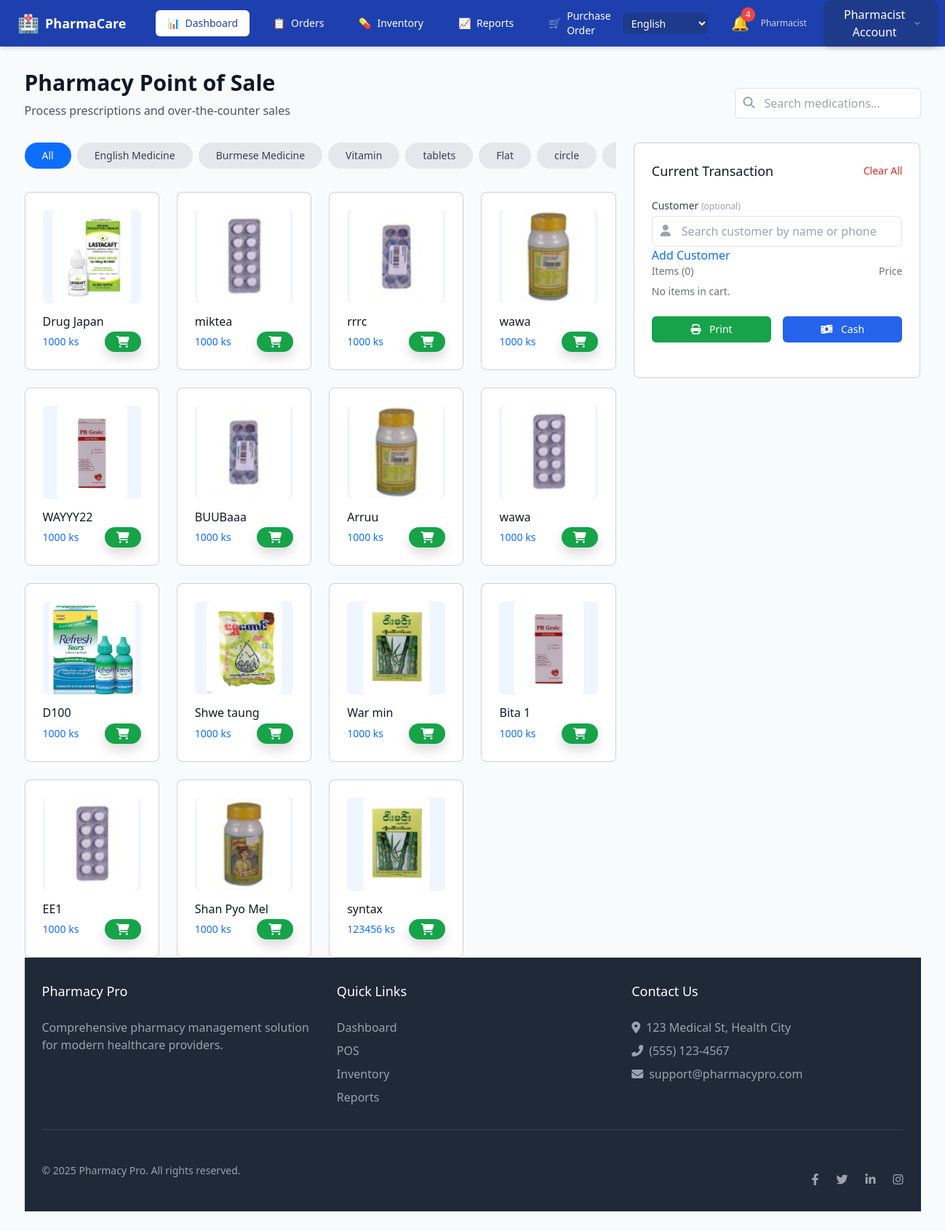
Page /en/order_view/ (signed in) on the committed database.
### ourapp/models.py (models this page shows, shortened)
class Category(models.Model):
    name = models.CharField(max_length=100, unique=True, verbose_name=_("Name"))
    description = models.TextField(blank=True, null=True, verbose_name=_("Description"))

class Item(models.Model):
    category = models.ForeignKey(Category, on_delete=models.CASCADE, verbose_name=_("Category"))
    item_photo = models.ImageField(upload_to='photos', verbose_name=_("Photo"))
    primary_supplier = models.ForeignKey(Supplier, on_delete=models.CASCADE, blank=True, null=True, verbose_name=_("Primary Supplier"))
    strength = models.CharField(max_length=50, blank=True, null=True, verbose_name=_("Strength"))
    item_name = models.CharField(max_length=255, verbose_name=_("Item Name"))
    item_quantity = models.PositiveIntegerField(verbose_name=_("Quantity"))
    item_price = models.PositiveIntegerField(verbose_name=_("Selling Price"))
    purcharse_price = models.PositiveIntegerField(default=0, verbose_name=_("Purchase Price"))
    reorder_level = models.PositiveIntegerField(default=0, blank=True, null=True, verbose_name=_("Reorder Level"))
    item_description = models.TextField(verbose_name=_("Description"))
    exp_date = models.DateField(verbose_name=_("Expiry Date"))
    brand_name = models.CharField(max_length=255, blank=True, null=True, verbose_name=_("Brand Name"))
    batch_number = models.CharField(max_length=100, blank=True, null=True, verbose_name=_("Batch Number"))
    stock_minimum = models.PositiveIntegerField(default=10, verbose_name=_("Minimum Stock"))
    is_limited = models.BooleanField(default=False, verbose_name=_("Limited Stock"))
    max_quantity = models.PositiveIntegerField(default=5, verbose_name=_("Maximum Quantity"))
    last_ordered = models.DateField(blank=True, null=True, verbose_name=_("Last Ordered"))

### ourapp/views.py (the view)
# urls.py: path('order_view/', order_view, name='order_view'),
@login_required
def order_view(request):
    if request.user.userprofile.role != 'pharmacist':
        messages.error(request, "You do not have permission to access this page.")
        return redirect('pharmacist_dashboard')
    category_id = request.GET.get('cid')
    categories = Category.objects.all()
    if category_id:
        items = Item.objects.filter(category_id=category_id).order_by('-id')
    else:
        items = Item.objects.all().order_by('-id')
    context = {
        'categories': categories,
        'items': items,
    }
    return render(request, 'POS.html', context)

### templates/POS.html (shortened to what this page needs)
{% load i18n %}
<!DOCTYPE html>
<html lang="en">
<head>
    {% load i18n %}
    <link rel="stylesheet" href="https://cdnjs.cloudflare.com/ajax/libs/font-awesome/6.4.0/css/all.min.css">
    <script src="https://cdn.tailwindcss.com"></script>
    <link href="https://cdn.jsdelivr.net/npm/bootstrap@5.3.0/dist/css/bootstrap.min.css" rel="stylesheet">
    <div class="position-fixed top-0 end-0 p-3" style="z-index: 1100">
    </div>
</head>
<body class="bg-gray-50 flex flex-col min-h-screen">
    {% if user.userprofile.role == 'pharmacist' %}
    <nav class="bg-[#1e40af] text-white shadow-md">
        <div class="mx-auto px-4 sm:px-6 lg:px-8">
            <div class="flex items-center justify-between h-16">
                <div class="flex items-center">
                    <div class="flex-shrink-0 flex items-center">
                        <span class="text-2xl mr-2">🏥</span>
                        <span class="font-semibold text-lg">{% trans "PharmaCare" %}</span>
                    </div>
                    <div class="hidden md:block">
                        <div class="ml-10 flex items-baseline space-x-4">
                            <a href="#" class="px-3 py-2 rounded-md text-sm font-medium bg-white text-[#1e40af] flex items-center">
                                <span class="mr-2">📊</span> {% trans "Dashboard" %}
                            </a>
                            <a href="{% url 'order_view' %}" class="px-3 py-2 rounded-md text-sm font-medium hover:bg-[#3b82f6] hover:bg-opacity-20 flex items-center">
                                <span class="mr-2">📋</span> {% trans "Orders" %}
                            </a>
                            <a href="{% url 'inventory_view' %}" class="px-3 py-2 rounded-md text-sm font-medium hover:bg-[#3b82f6] hover:bg-opacity-20 flex items-center">
                                <span class="mr-2">💊</span> {% trans "Inventory" %}
                            </a>
                            <a href="{% url 'report_view' %}" class="px-3 py-2 rounded-md text-sm font-medium hover:bg-[#3b82f6] hover:bg-opacity-20 flex items-center">
                                <span class="mr-2">📈</span> {% trans "Reports" %}
                            </a>
                            <a href="{% url 'purchaseorder_view' %}" class="px-3 py-2 rounded-md text-sm font-medium hover:bg-[#3b82f6] hover:bg-opacity-20 flex items-center">
                                <span class="mr-2">🛒</span> {% trans "Purchase Order" %}
                            </a>
                        </div>
                    </div>
                </div>
                <form action="{% url 'set_language' %}" method="post" class="mr-4">
                    <select name="language" onchange="this.form.submit()" class="bg-[#1e3a8a] text-white border-none rounded px-2 py-1 text-sm">
                        {% get_current_language as LANGUAGE_CODE %}
                        {% get_available_languages as LANGUAGES %}
                        {% get_language_info_list for LANGUAGES as languages %}
                        {% for language in languages %}
                            <option value="{{ language.code }}" {% if language.code == LANGUAGE_CODE %}selected{% endif %}>
                                {{ language.name_local }}
                            </option>
                        {% endfor %}
                    </select>
                </form>
                <div class="flex items-center">
                    <div class="ml-3 relative">
                        <button id="notif-bell" class="p-1 rounded-full text-white focus:outline-none relative hover:bg-[#3b82f6] hover:bg-opacity-20">
                            <span class="text-xl">🔔</span>
                            {% if expiring_items %}
                            <span class="absolute -top-1 -right-1 bg-[#ef4444] text-white text-xs rounded-full px-1.5 py-0.5">
                                {{ expiring_items|length }}
                            </span>
                            {% endif %}
                        </button>
                    </div>
                    <div class="ml-3 relative">
                        <div class="flex items-center">
                            <div class="text-sm mr-3 hidden md:block">
                                <div class="text-gray-300 text-xs">{% trans "Pharmacist" %}</div>
                            </div>
                            <div class="ml-3 relative">
                                <button id="user-menu-button" class="flex items-center space-x-2 bg-[#1e3a8a] hover:bg-[#1e40af] text-white px-4 py-2 rounded-lg transition-all shadow-md hover:shadow-lg">
                                    {% trans "Pharmacist Account" %}
                                    <svg class="ml-2 w-4 h-4" fill="none" stroke="currentColor" stroke-width="2" viewBox="0 0 24 24">
                                        <path d="M19 9l-7 7-7-7" stroke-linecap="round" stroke-linejoin="round" />
                                    </svg>
                                </button>
                            </div>
                        </div>
                    </div>
                </div>
            </div>
        </div>
    </nav>
    {% else %}
    {{ user.userprofile.role }}
    {% endif %}
    <div class="max-w-7xl mx-auto px-4 sm:px-6 lg:px-8 py-8 flex-grow">
        <div class="mb-8 flex flex-col md:flex-row justify-between items-start md:items-center">
            <div>
                <h1 class="text-3xl font-bold text-gray-900">{% trans "Pharmacy Point of Sale" %}</h1>
                <p class="mt-2 text-gray-600">{% trans "Process prescriptions and over-the-counter sales" %}</p>
            </div>
            <div class="mt-4 md:mt-0 relative">
                <div class="relative">
                    <input type="text" placeholder="{% trans 'Search medications...' %}"
                        class="search-input pl-10 pr-4 py-2 border border-gray-300 rounded-md focus:outline-none focus:ring-2 focus:ring-primary focus:border-primary w-full md:w-64">
                    <i class="fas fa-search search-icon absolute left-3 top-3 text-gray-400"></i>
                </div>
            </div>
        </div>
        <div class="grid grid-cols-1 lg:grid-cols-3 gap-6">
            <div class="lg:col-span-2">
                <div class="mb-6">
                    <div class="flex overflow-x-auto pb-2 space-x-2">
                        <a href="/order_view/" id="trigger-all"
                            class="px-4 py-2 bg-primary text-white rounded-full text-sm font-medium whitespace-nowrap">
                            {% trans "All" %}
                        </a>
                        {% for i in categories %}
                        <a href="/order_view/?cid={{i.id}}"
                            class="data-category px-4 py-2 bg-gray-200 text-gray-700 rounded-full text-sm font-medium whitespace-nowrap hover:bg-gray-300">
                            {{ i.name }}
                        </a>
                        {% endfor %}
                    </div>
                </div>
                <div class="grid grid-cols-2 md:grid-cols-3 lg:grid-cols-4 gap-4">
                    {% for item in items %}
                    <div class="card bg-white rounded-lg overflow-hidden">
                        <div class="p-4">
                            <div class="h-32 bg-blue-50 rounded-md flex items-center justify-center mb-3">
                                {% if item.item_photo %}
                                    <img src="{{ item.item_photo.url }}" alt="{{ item.item_name }}" class="h-full object-contain rounded">
                                {% else %}
                                    <i class="fas fa-pills text-blue-500 text-4xl"></i>
                                {% endif %}
                            </div>
                            <h3 class="text-md font-medium text-gray-900 mb-1">{{ item.item_name }}</h3>
                            <div class="Product flex justify-between items-center" data-id="{{item.id}}"
                                data-name="{{item.item_name }}" data-price="{{item.item_price}}">
                                <span class="text-sm font-medium text-primary">{{ item.item_price }} {% trans "ks" %}</span>
                                <a href=""
                                    class="add-to-cart flex items-center space-x-2 bg-green-600 hover:bg-green-700 text-white px-3 py-1.5 rounded-full shadow transition">
                                    <i class="fas fa-shopping-cart"></i>
                                </a>
                            </div>
                        </div>
                    </div>
                    {% endfor %}
                </div>
            </div>
            <div class="lg:col-span-1">
                <div class="card bg-white rounded-lg sticky top-4">
                    <div class="p-6">
                        <div class="flex items-center justify-between mb-4">
                            <h2 class="text-lg font-medium text-gray-900">{% trans "Current Transaction" %}</h2>
                            <button id="clear-cart" class="text-sm text-red-600 hover:text-red-900">{% trans "Clear All" %}</button>
                        </div>
                        <div class="mb-6">
                            <label for="customer-search" class="block text-sm font-medium text-gray-700 mb-1">
                                {% trans "Customer" %} <span class="text-gray-400 text-xs">({% trans "optional" %})</span>
                            </label>
                            <div class="relative">
                                <input type="text" id="customer-search" placeholder="{% trans 'Search customer by name or phone' %}"
                                    class="pl-10 pr-4 py-2 border border-gray-300 rounded-md w-full focus:ring-2 focus:ring-primary">
                                <i class="fas fa-user absolute left-3 top-3 text-gray-400"></i>
                            </div>
                            <a href="#" id="add-patient-btn" class="text-primary hover:text-darkblue">{% trans "Add Customer" %}</a>
                            <div class="mb-4">
                                <div class="flex justify-between text-sm text-gray-500 mb-2">
                                    <span id="cart-count-label">{% trans "Items" %} (0)</span>
                                    <span>{% trans "Price" %}</span>
                                </div>
                                <div class="space-y-3" id="cartpos">
                                </div>
                            </div>
                            <div class="grid grid-cols-2 gap-3">
                                <button id="print-btn"
                                    class="bg-green-600 hover:bg-green-700 text-white py-2 px-4 rounded-md text-sm font-medium transition">
                                    <i class="fas fa-print mr-2"></i> {% trans "Print" %}
                                </button>
                                <button id="cash-btn"
                                    class="bg-blue-600 hover:bg-blue-700 text-white py-2 px-4 rounded-md text-sm font-medium transition">
                                    <i class="fas fa-money-bill-wave mr-2"></i> {% trans "Cash" %}
                                </button>
                            </div>
                        </div>
                    </div>
                </div>
            </div>
        </div>
        <footer class="bg-gray-800 text-white py-8">
            <div class="max-w-7xl mx-auto px-4 sm:px-6 lg:px-8">
                <div class="grid grid-cols-1 md:grid-cols-3 gap-8">
                    <div>
                        <h3 class="text-lg font-medium mb-4">{% trans "Pharmacy Pro" %}</h3>
                        <p class="text-gray-400">{% trans "Comprehensive pharmacy management solution for modern healthcare providers." %}</p>
                    </div>
                    <div>
                        <h3 class="text-lg font-medium mb-4">{% trans "Quick Links" %}</h3>
                        <ul class="space-y-2">
                            <li><a href="pharmastic dashboard.html" class="text-gray-400 hover:text-white">{% trans "Dashboard" %}</a></li>
                            <li><a href="{% url 'order_view' %}" class="text-gray-400 hover:text-white">{% trans "POS" %}</a></li>
                            <li><a href="{% url 'inventory_view' %}" class="text-gray-400 hover:text-white">{% trans "Inventory" %}</a></li>
                            <li><a href="{% url 'report_view' %}" class="text-gray-400 hover:text-white">{% trans "Reports" %}</a></li>
                        </ul>
                    </div>
                    <div>
                        <h3 class="text-lg font-medium mb-4">{% trans "Contact Us" %}</h3>
                        <ul class="space-y-2">
                            <li class="flex items-center text-gray-400"><i class="fas fa-map-marker-alt mr-2"></i> {% trans "123 Medical St, Health City" %}</li>
                            <li class="flex items-center text-gray-400"><i class="fas fa-phone-alt mr-2"></i> (555) 123-4567</li>
                            <li class="flex items-center text-gray-400"><i class="fas fa-envelope mr-2"></i> support@pharmacypro.com</li>
                        </ul>
                    </div>
                </div>
                <div class="border-t border-gray-700 mt-8 pt-8 flex flex-col md:flex-row justify-between items-center">
                    <p class="text-gray-400 text-sm">© {% now "Y" %} {% trans "Pharmacy Pro. All rights reserved." %}</p>
                    <div class="flex space-x-6 mt-4 md:mt-0">
                        <a href="#" class="text-gray-400 hover:text-white"><i class="fab fa-facebook-f"></i></a>
                        <a href="#" class="text-gray-400 hover:text-white"><i class="fab fa-twitter"></i></a>
                        <a href="#" class="text-gray-400 hover:text-white"><i class="fab fa-linkedin-in"></i></a>
                        <a href="#" class="text-gray-400 hover:text-white"><i class="fab fa-instagram"></i></a>
                    </div>
                </div>
            </div>
        </footer>
    </div>
</body>
</html>

### rows in the picture
Category: name "English Medicine"
Category: name "Burmese Medicine"
Category: name "Vitamin"
Category: name "tablets"
Category: name "Flat"
Category: name "circle"
Item: item_photo (picture), item_name "Drug Japan", item_price "1000"
Item: item_photo (picture), item_name "miktea", item_price "1000"
Item: item_photo (picture), item_name "rrrc", item_price "1000"
Item: item_photo (picture), item_name "wawa", item_price "1000"
Item: item_photo (picture), item_name "WAYYY22", item_price "1000"
Item: item_photo (picture), item_name "BUUBaaa", item_price "1000"
Item: item_photo (picture), item_name "Arruu", item_price "1000"
Item: item_photo (picture), item_name "wawa", item_price "1000"
Item: item_photo (picture), item_name "D100", item_price "1000"
Item: item_photo (picture), item_name "Shwe taung", item_price "1000"
Item: item_photo (picture), item_name "War min", item_price "1000"
Item: item_photo (picture), item_name "Bita 1", item_price "1000"
Item: item_photo (picture), item_name "EE1", item_price "1000"
Item: item_photo (picture), item_name "Shan Pyo Mel", item_price "1000"
Item: item_photo (picture), item_name "syntax", item_price "123456"

### other values in the picture
{{ expiring_items|length }} "4"
form field language "English"
